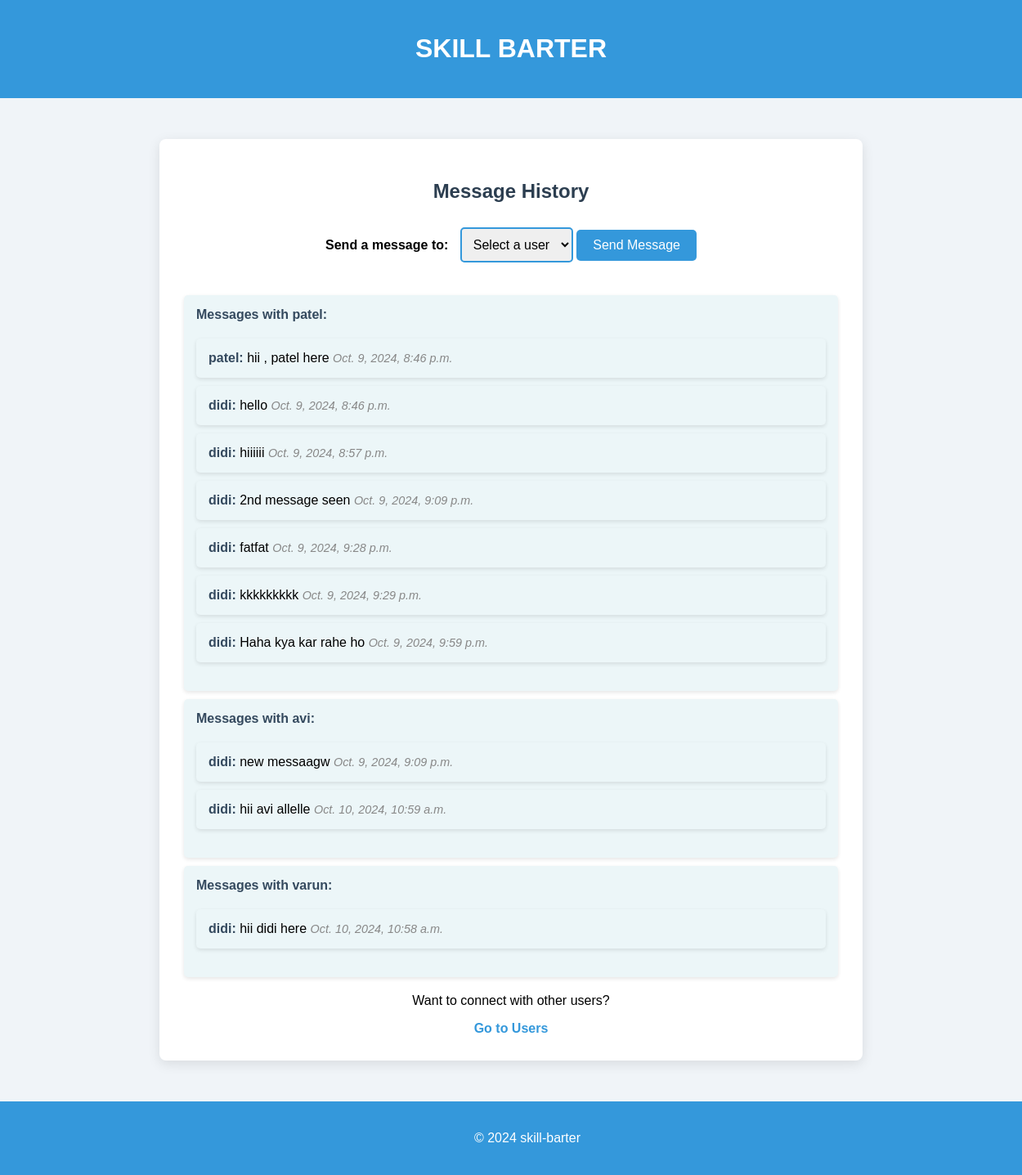
Page /accounts/message_history/ (signed in) on the committed database.
### accounts/models.py (models this page shows, shortened)
class Message(models.Model):
    sender = models.ForeignKey(User, related_name='sent_messages', on_delete=models.CASCADE)
    receiver = models.ForeignKey(User, related_name='received_messages', on_delete=models.CASCADE)
    content = models.TextField()
    timestamp = models.DateTimeField(auto_now_add=True)

### accounts/views.py (the view)
# urls.py: path('message_history/', message_history, name='message_history'),
@login_required
def message_history(request):
    messages = Message.objects.filter(
        Q(sender=request.user) | Q(receiver=request.user)
    ).order_by('timestamp')
    user_messages = {}
    for message in messages:
        user = message.receiver if message.sender == request.user else message.sender
        if user not in user_messages:
            user_messages[user] = []
        user_messages[user].append(message)
    return render(request, 'accounts/message_history.html', {'user_messages': user_messages})

### accounts/templates/accounts/message_history.html (shortened to what this page needs)
{% load static %}
<!DOCTYPE html>
<html lang="en">
<head>
    <link rel="stylesheet" href="{% static 'css/style.css' %}">
</head>
<body>
    <header>
        <h1>SKILL BARTER</h1>
    </header>
    <main>
        <div class="container">
            <h2>Message History</h2>
            <div>
                <form action="{% url 'send_message' %}" method="GET">
                    <label for="user_select">Send a message to:</label>
                    <select id="user_select" name="user_id">
                        <option value="">Select a user</option>
                    </select>
                    <button type="submit">Send Message</button>
                </form>
            </div>
            {% if user_messages %}
                <ul>
                    {% for user, messages in user_messages.items %}
                        <li>
                            <strong>Messages with {{ user.username }}:</strong>
                            <ul>
                                {% for message in messages %}
                                    <li>
                                        <strong>{{ message.sender.username }}:</strong> {{ message.content }} <em>{{ message.timestamp }}</em>
                                    </li>
                                {% empty %}
                                    <li>No messages exchanged yet.</li>
                                {% endfor %}
                            </ul>
                        </li>
                    {% endfor %}
                </ul>
            {% else %}
                <p>No messages exchanged yet.</p>
            {% endif %}
            <p>Want to connect with other users?</p>
            <a href="{% url 'search' %}">Go to Users</a>
        </div>
    </main>
    <footer>
        <p>&copy; 2024 skill-barter</p>
    </footer>
</body>
</html>

### accounts/static/css/style.css (style rules this page uses)
body { font-family: Arial, sans-serif; margin: 0; padding: 0; background-color: #f4f4f4; }
header { background: #2d3480; color: #fff; padding: 10px 0; text-align: center; }
footer { text-align: center; margin-top: 20px; padding: 20px; background-color: #2d3480; color: white; position: relative; bottom: 0; }

### accounts/templates/accounts/message_history.html (style rules this page uses)
body { font-family: 'Arial', sans-serif; background-color: #f0f4f8; margin: 0; padding: 0; }
header { background-color: #3498db; padding: 20px; text-align: center; color: white; }
.container { max-width: 800px; margin: 50px auto; padding: 30px; background-color: #ffffff; border-radius: 8px; box-shadow: 0 4px 15px rgba(0, 0, 0, 0.1); text-align: center; }
h2 { color: #2c3e50; margin-bottom: 30px; }
label { font-weight: bold; margin-right: 10px; }
select { padding: 10px; border: 2px solid #3498db; border-radius: 5px; margin-bottom: 20px; font-size: 16px; outline: none; transition: border-color 0.3s; }
button { padding: 10px 20px; background-color: #3498db; color: white; border: none; border-radius: 5px; cursor: pointer; font-size: 16px; transition: background-color 0.3s; }
ul { list-style-type: none; padding: 0; text-align: left; margin: 20px 0; }
li { background-color: #ecf6f8; margin: 10px 0; padding: 15px; border-radius: 5px; box-shadow: 0 2px 5px rgba(0, 0, 0, 0.1); }
strong { color: #34495e; }
em { font-size: 0.9em; color: #888; }
a { color: #3498db; font-weight: bold; text-decoration: none; transition: color 0.3s; }
footer { text-align: center; margin-top: 20px; padding: 20px; background-color: #3498db; color: white; position: relative; bottom: 0; width: 100%; }

### rows in the picture
Message: sender.username "patel", content "hii , patel here", timestamp "Oct. 9, 2024, 8:46 p.m."
Message: sender.username "didi", content "hello", timestamp "Oct. 9, 2024, 8:46 p.m."
Message: sender.username "didi", content "hiiiiii", timestamp "Oct. 9, 2024, 8:57 p.m."
Message: sender.username "didi", content "2nd message seen", timestamp "Oct. 9, 2024, 9:09 p.m."
Message: sender.username "didi", content "fatfat", timestamp "Oct. 9, 2024, 9:28 p.m."
Message: sender.username "didi", content "kkkkkkkkk", timestamp "Oct. 9, 2024, 9:29 p.m."
Message: sender.username "didi", content "Haha kya kar rahe ho", timestamp "Oct. 9, 2024, 9:59 p.m."
Message: sender.username "didi", content "new messaagw", timestamp "Oct. 9, 2024, 9:09 p.m."
Message: sender.username "didi", content "hii avi allelle", timestamp "Oct. 10, 2024, 10:59 a.m."
Message: sender.username "didi", content "hii didi here", timestamp "Oct. 10, 2024, 10:58 a.m."

### other values in the picture
{{ user.username }} "patel"
{{ user.username }} "avi"
{{ user.username }} "varun"
